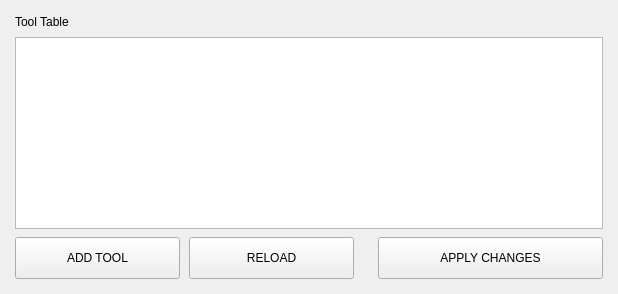
                <widget class="QWidget" name="page_tools">
                  <layout class="QVBoxLayout" name="lay_page_tools">
                    <property name="spacing">
                      <number>8</number>
                    </property>
                    <property name="leftMargin">
                      <number>15</number>
                    </property>
                    <property name="topMargin">
                      <number>15</number>
                    </property>
                    <property name="rightMargin">
                      <number>15</number>
                    </property>
                    <property name="bottomMargin">
                      <number>15</number>
                    </property>
                    <item>
                      <widget class="QLabel" name="lbl_tools_title">
                        <property name="text">
                          <string>Tool Table</string>
                        </property>
                      </widget>
                    </item>
                    <item>
                      <widget class="QTableWidget" name="tool_table">
                        <property name="sizePolicy">
                          <sizepolicy hsizetype="Expanding" vsizetype="Expanding">
                            <horstretch>0</horstretch>
                            <verstretch>0</verstretch>
                          </sizepolicy>
                        </property>
                      </widget>
                    </item>
                    <item>
                      <layout class="QHBoxLayout" name="lay_tools_btns">
                        <property name="spacing">
                          <number>9</number>
                        </property>
                        <property name="leftMargin">
                          <number>0</number>
                        </property>
                        <property name="topMargin">
                          <number>0</number>
                        </property>
                        <property name="rightMargin">
                          <number>0</number>
                        </property>
                        <property name="bottomMargin">
                          <number>0</number>
                        </property>
                        <item>
                          <widget class="QPushButton" name="btn_tools_add">
                            <property name="minimumSize">
                              <size>
                                <width>165</width>
                                <height>42</height>
                              </size>
                            </property>
                            <property name="maximumSize">
                              <size>
                                <width>165</width>
                                <height>42</height>
                              </size>
                            </property>
                            <property name="text">
                              <string>ADD TOOL</string>
                            </property>
                          </widget>
                        </item>
                        <item>
                          <widget class="QPushButton" name="btn_tools_reload">
                            <property name="minimumSize">
                              <size>
                                <width>165</width>
                                <height>42</height>
                              </size>
                            </property>
                            <property name="maximumSize">
                              <size>
                                <width>165</width>
                                <height>42</height>
                              </size>
                            </property>
                            <property name="text">
                              <string>RELOAD</string>
                            </property>
                          </widget>
                        </item>
                        <item>
                          <spacer name="sp_lay_tools_btns_8">
                            <property name="orientation">
                              <enum>Qt::Horizontal</enum>
                            </property>
                            <property name="sizeType">
                              <enum>QSizePolicy::Expanding</enum>
                            </property>
                            <property name="sizeHint" stdset="0">
                              <size>
                                <width>15</width>
                                <height>15</height>
                              </size>
                            </property>
                          </spacer>
                        </item>
                        <item>
                          <widget class="QPushButton" name="btn_tools_apply">
                            <property name="minimumSize">
                              <size>
                                <width>225</width>
                                <height>42</height>
                              </size>
                            </property>
                            <property name="maximumSize">
                              <size>
                                <width>225</width>
                                <height>42</height>
                              </size>
                            </property>
                            <property name="text">
                              <string>APPLY CHANGES</string>
                            </property>
                          </widget>
                        </item>
                      </layout>
                    </item>
                  </layout>
                </widget>
